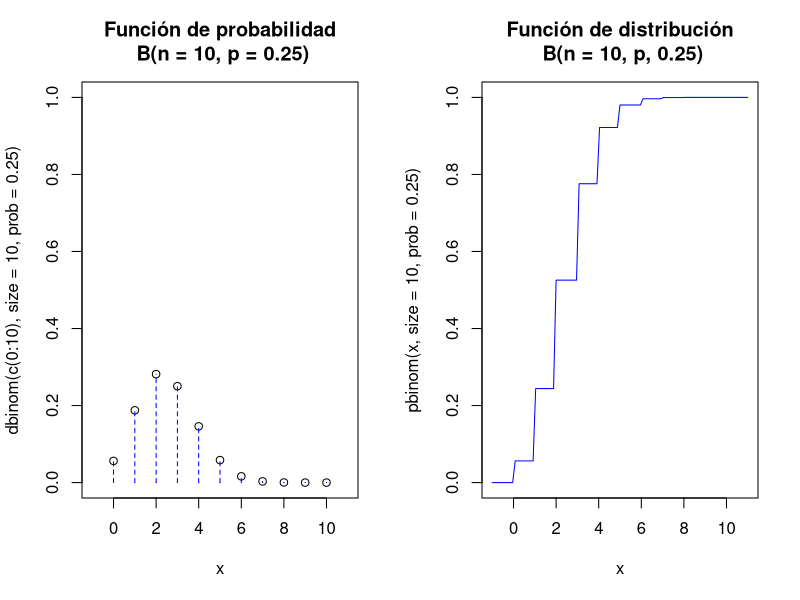
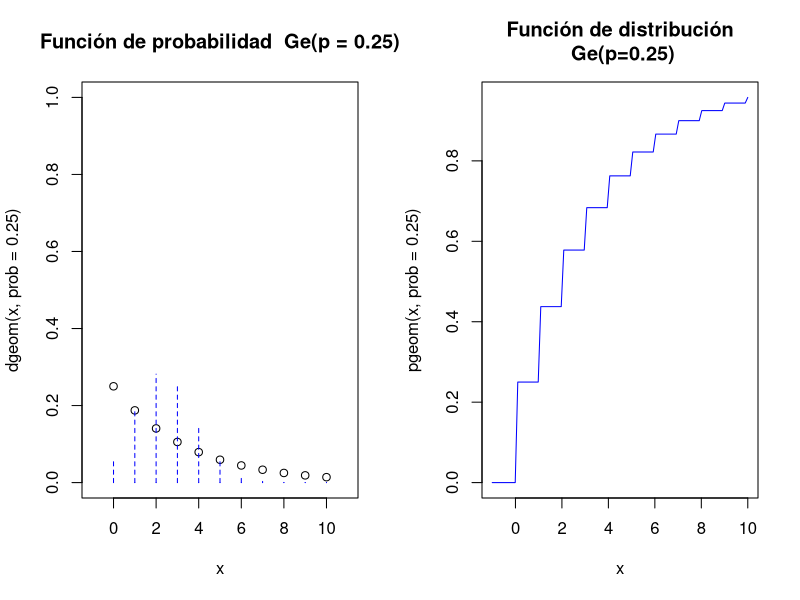
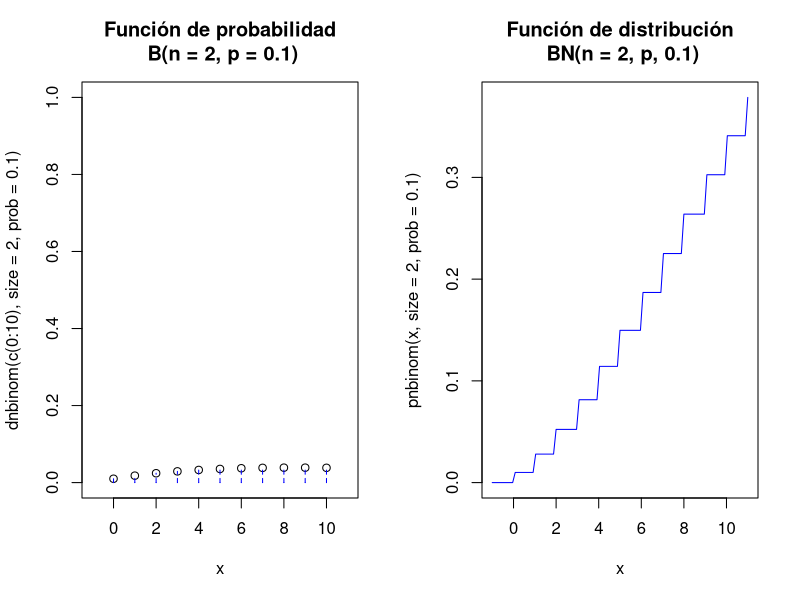
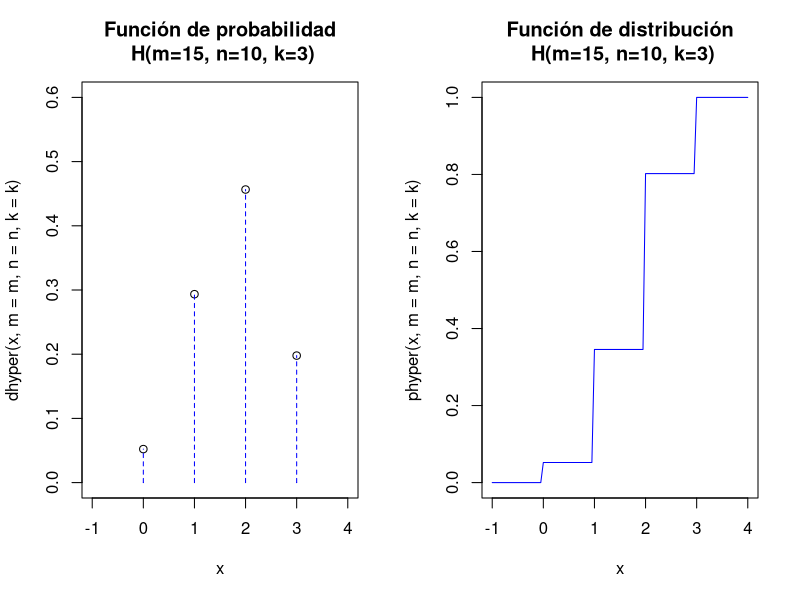

R code for these plots, in order:
## ---- chunk 1
knitr::opts_chunk$set(echo = TRUE)
## ---- chunk 2
pbinom(0, size = 10, prob = 0.25)
## ---- chunk 3
pbinom(4, size = 10, prob = 0.25)
## ---- chunk 4
dbinom(0, size = 10, prob = 0.25)
## ---- chunk 5
dbinom(4, size = 10, prob = 0.25)
## ---- chunk 6
rbinom(100, size = 20, prob = 0.5)
## ---- chunk 7
par(mfrow = c(1,2))
aux <- rep(0,22)
aux[seq(2, 22, 2)] = dbinom(c(0:10), size = 10, prob = 0.25)
plot(x = c(0:10), y = dbinom(c(0:10), size = 10, prob = 0.25),
ylim = c(0, 1), xlim = c(-1, 11), xlab = "x",
main = "Función de probabilidad\n B(n = 10, p = 0.25)")
lines(x = rep(0:10, each = 2), y = aux, type = "h", lty = 2, col = "blue")
curve(pbinom(x, size = 10, prob = 0.25),
xlim = c(-1, 11), col = "blue", main = "Función de distribución\n B(n = 10, p, 0.25)")
par(mfrow = c(1,1))
## ---- chunk 8
dgeom(0, prob = 0.25)
## ---- chunk 9
pgeom(0, prob = 0.25)
## ---- chunk 10
pgeom(4, prob = 0.25)
## ---- chunk 11
rgeom(n = 25, prob = 0.25)
## ---- chunk 12
par(mfrow = c(1, 2))
x <- c(0:10)
plot(x=x, y = dgeom(x, prob=0.25),
      ylim = c(0, 1), xlim = c(-1, 11), xlab = "x",
      main = "Función de probabilidad \ Ge(p = 0.25)")
lines(x = rep(0:10, each = 2), y = aux, type = "h", lty = 2, col = "blue")
aux0 <- dgeom(c(0:10), prob = 0.25)
ceros <- rep(0,21)
aux = ceros
aux[2*(c(1:11))] <- aux0
curve(pgeom(x, prob = 0.25),
      xlim = c(-1, 10), col = "blue",
      main = "Función de distribución\n Ge(p=0.25)")
par(mfrow = c(1, 1))
## ---- chunk 13
dnbinom(5, size = 2, p = 0.1)
## ---- chunk 14
pnbinom(4, size = 2, p = 0.1, lower.tail = FALSE)
## ---- chunk 15
par(mfrow = c(1,2))
aux <- rep(0,22)
aux[seq(2, 22, 2)] <- dnbinom(c(0:10), size = 2, prob = 0.1)
plot(x = c(0:10), y = dnbinom(c(0:10), size = 2, prob = 0.1),
ylim = c(0, 1), xlim = c(-1, 11), xlab = "x",
main = "Función de probabilidad\n B(n = 2, p = 0.1)")
lines(x = rep(0:10, each = 2), y = aux, type = "h", lty = 2, col = "blue")
curve(pnbinom(x, size = 2, prob = 0.1),
xlim = c(-1, 11), col = "blue", main = "Función de distribución\n BN(n = 2, p, 0.1)")
par(mfrow = c(1,1))
## ---- chunk 16
dpois(0, lambda = 3)
dpois(1, lambda = 3)
## ---- chunk 17
ppois(0, lambda = 3)
ppois(1, lambda = 3)
dpois(0, lambda = 3) + dpois(1, lambda = 3)
## ---- chunk 18
rpois(n = 100, lambda = 3)
## ---- chunk 19
dhyper(2, m = 15, 10, k = 3)

phyper(q = 1, m = 15, n = 10, k = 3)
1 - phyper(q = 1, m = 15, n = 10, k = 3)

rhyper(nn = 200, m = 15, n = 10, k = 3)
## ---- chunk 20
par(mfrow=c(1,2))
m=15
n=10
k=3
a=max(c(0,k-n))
b=min(c(m,k))
l=b-a+1
aux=rep(0,2*l)
aux[seq(2,2*l,2)]=dhyper(c(a:b),m=m,n=n,k=k)
x=a:b
plot(x,y=dhyper(x,m=m,n=n,k=k),
  ylim=c(0,0.6),xlim=c(a-1,b+1),xlab="x",
  main=paste0("Función de probabilidad\n H(m=",m,", n=",n,", k=",k,")"))
lines(x=rep(a:b,each=2),y=aux, type = "h", lty = 2,col="blue")
curve(phyper(x,m=m,n=n,k=k),
  xlim=c(a-1,b+1),col="blue",
  main=paste0("Función de distribución\n H(m=",m,", n=",n,", k=",k,")"))
par(mfrow=c(1,1))
